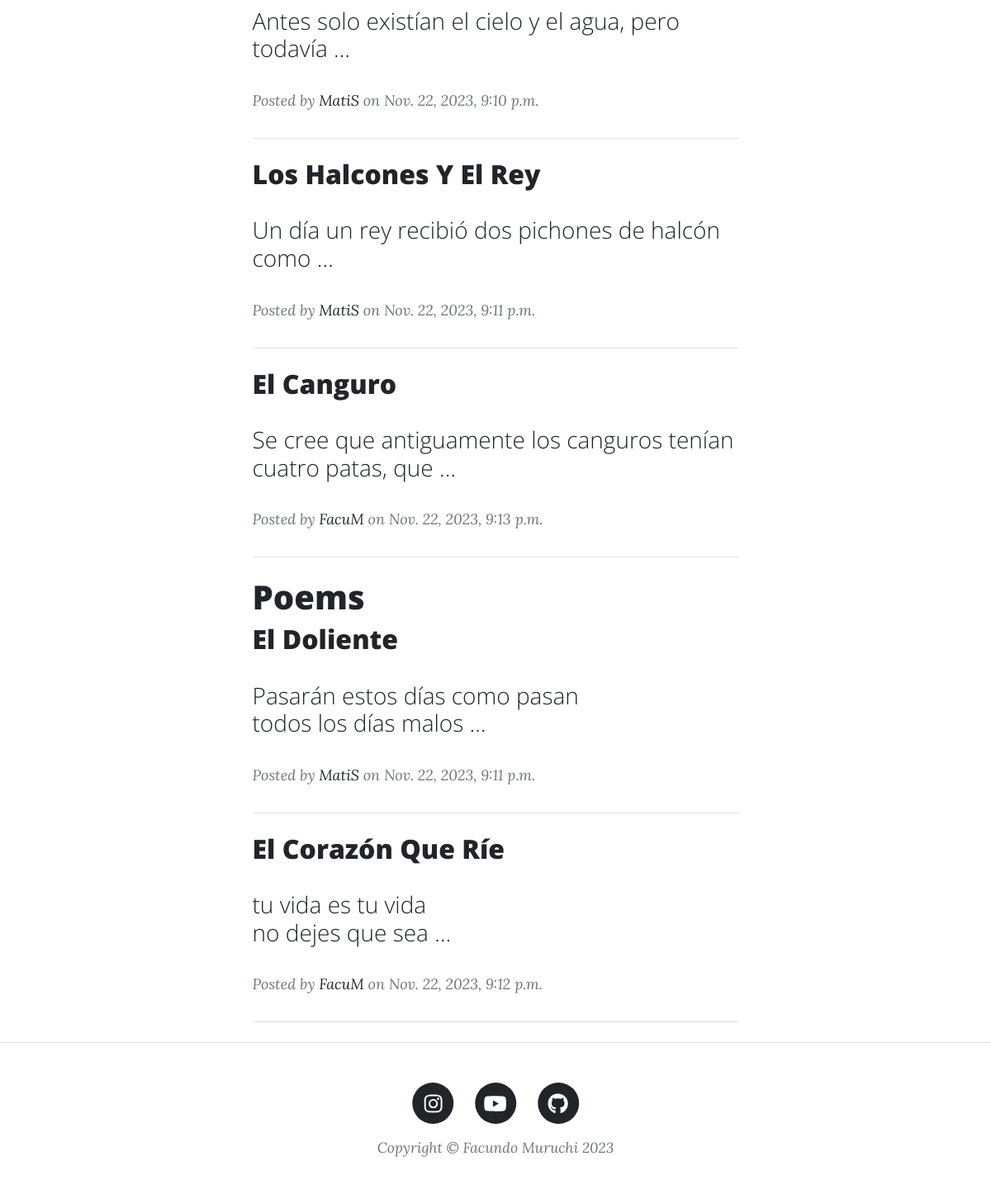
The page /blog/posts/ (lower part) on the database as committed earlier.
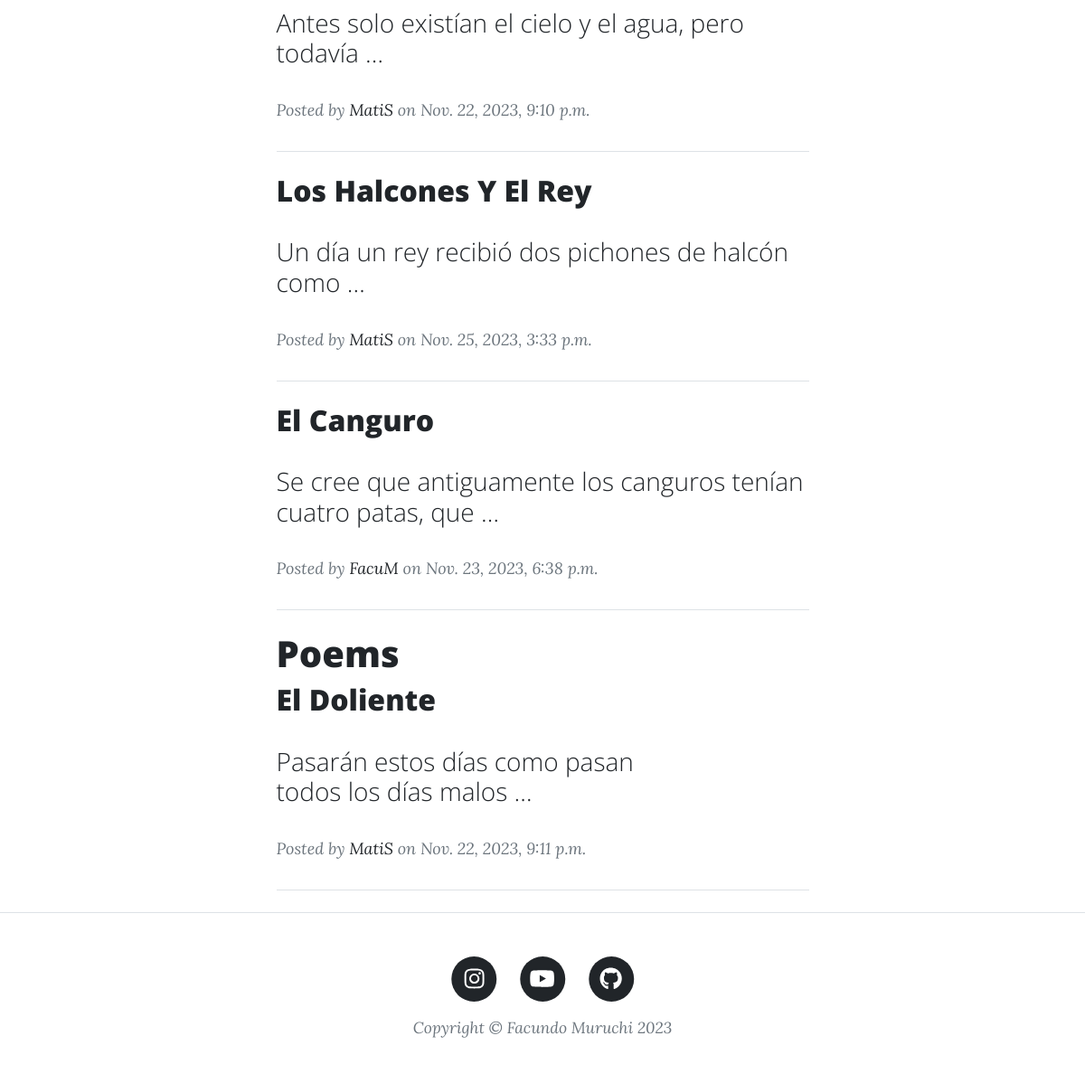
The same page on the database as committed later.
### blog/models.py (models this page shows, shortened)
class Post(models.Model):
    title = models.CharField(max_length=128)
    text = RichTextField(max_length=5000)
    post = models.IntegerField(choices=[
        (1, "Story"),
        (2, "Poem")
    ])
    date = models.DateTimeField(auto_now=True)
    creator = models.ForeignKey(User, on_delete=models.SET_NULL, null=True)

### blog/views.py (the view)
# urls.py: path("posts/", PostListView.as_view(),name="posts"),
class PostListView(ListView):
    model = Post
    template_name = "blog/posts.html"

### blog/templates/blog/posts.html (shortened to what this page needs)
{% extends "base.html" %}
{%block contenido%}
<br>
<br>
<br>
{% if post %}
    {% for pub in post %}
        <ul>
            <li><a href="{%url 'ver_post' pub.id%}">{{ pub }}</a></li>
        </ul>
    {% endfor %}
{% elif object_list%}
    {%for story in object_list%}
        {%if story.post == 1%}
            <div class="post-preview">
                <a href="{%url 'ver_post' story.id%}">
                    <h2>{{story.title}}</h2>
                    <h3 class="post-subtitle">{{ story.text|safe|truncatewords:10 }}</h3>
                </a>
                <p class="post-meta">
                    Posted by
                    <a href="#!">{{story.creator}}</a>
                    on {{story.date}}
                </p>
            </div>
            <hr class="my-4" />
        {%endif%}
    {%endfor%}
    <h1>Poems</h1>
    {%for poem in object_list%}
        {%if poem.post == 2%}
            <div class="post-preview">
                <a href="{%url 'ver_post' poem.id%}">
                    <h2>{{poem.title}}</h2>
                    <h3 class="post-subtitle">{{ poem.text|safe|truncatewords:10 }}</h3>
                </a>
                <p class="post-meta">
                    Posted by
                    <a href="#!">{{poem.creator}}</a>
                    on {{poem.date}}
                </p>
            </div>
            <hr class="my-4" />
        {%endif%}
    {%endfor%}
{% else %}
    <p>
        <a href="{% url 'subir_post' %}">Be the first to post!</a>
    </p>
{% endif %}
{% endblock contenido %}

### base_templates/base.html (shortened to what this page needs)
{%load static%}
<!DOCTYPE html>
<html lang="en">
    <head>
        <link type="text/css" href="{%static 'css/styles.css'%}" rel="stylesheet" />
    </head>
    <body>
        <div class="container px-4 px-lg-5">
            <div class="row gx-4 gx-lg-5 justify-content-center">
                <div class="col-md-10 col-lg-8 col-xl-7">
                    {%block contenido%}{%endblock contenido%}
                </div>
            </div>
        </div>
        <footer class="border-top">
            <div class="container px-4 px-lg-5">
                <div class="row gx-4 gx-lg-5 justify-content-center">
                    <div class="col-md-10 col-lg-8 col-xl-7">
                        <ul class="list-inline text-center">
                            <li class="list-inline-item">
                                <a href="https://www.instagram.com/pacu_steinrhodes/">
                                    <span class="fa-stack fa-lg">
                                        <i class="fas fa-circle fa-stack-2x"></i>
                                        <i class="fab fa-instagram fa-stack-1x fa-inverse"></i>
                                    </span>
                                </a>
                            </li>
                            <li class="list-inline-item">
                                <a href="https://www.youtube.com/channel/UCpnPVzrYbl0I_emymcR02Dg">
                                    <span class="fa-stack fa-lg">
                                        <i class="fas fa-circle fa-stack-2x"></i>
                                        <i class="fab fa-youtube fa-stack-1x fa-inverse"></i>
                                    </span>
                                </a>
                            </li>
                            <li class="list-inline-item">
                                <a href="https://github.com/FacundoMuruchi">
                                    <span class="fa-stack fa-lg">
                                        <i class="fas fa-circle fa-stack-2x"></i>
                                        <i class="fab fa-github fa-stack-1x fa-inverse"></i>
                                    </span>
                                </a>
                            </li>
                        </ul>
                        <div class="small text-center text-muted fst-italic">Copyright &copy; Facundo Muruchi 2023</div>
                    </div>
                </div>
            </div>
        </footer>
    </body>
</html>

Rows that differ between the two databases and show on the page:
removed Post: title "El Corazón Que Ríe", text "tu vida es tu vida no dejes que sea …", creator "FacuM", date "Nov. 22, 2023, 9:12 p.m.", shown under "Poems"
changed Post "Los Halcones Y El Rey": date "Nov. 22, 2023, 9:11 p.m." → "Nov. 25, 2023, 3:33 p.m."
changed Post "El Canguro": date "Nov. 22, 2023, 9:13 p.m." → "Nov. 23, 2023, 6:38 p.m."
